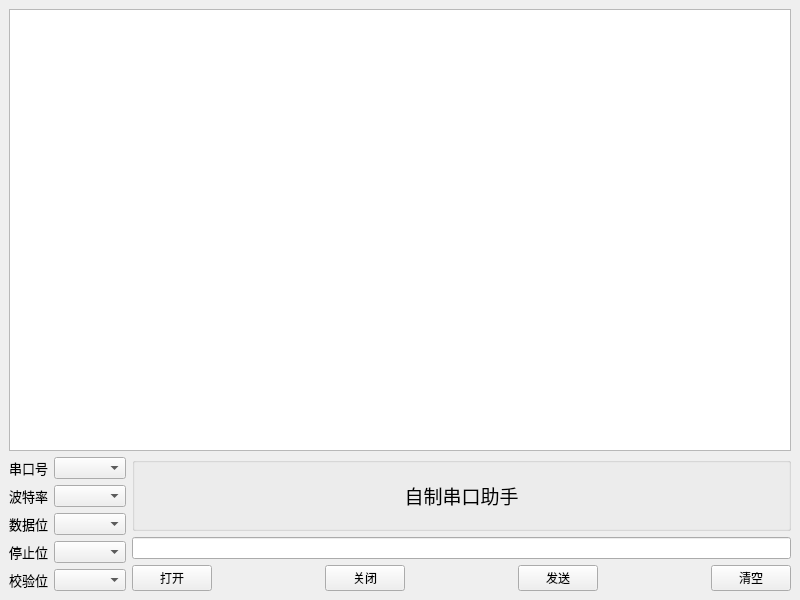
<?xml version="1.0" encoding="UTF-8"?>
<ui version="4.0">
 <class>MainWindow</class>
 <widget class="QMainWindow" name="MainWindow">
  <property name="geometry">
   <rect>
    <x>0</x>
    <y>0</y>
    <width>800</width>
    <height>600</height>
   </rect>
  </property>
  <property name="windowTitle">
   <string>MainWindow</string>
  </property>
  <widget class="QWidget" name="centralwidget">
   <layout class="QVBoxLayout" name="verticalLayout_2">
    <item>
     <widget class="QPlainTextEdit" name="plainTextEdit_receive"/>
    </item>
    <item>
     <layout class="QHBoxLayout" name="horizontalLayout_2">
      <item>
       <layout class="QGridLayout" name="gridLayout">
        <item row="0" column="0">
         <widget class="QLabel" name="label">
          <property name="font">
           <font>
            <pointsize>10</pointsize>
           </font>
          </property>
          <property name="text">
           <string>串口号</string>
          </property>
          <property name="alignment">
           <set>Qt::AlignmentFlag::AlignCenter</set>
          </property>
         </widget>
        </item>
        <item row="0" column="1">
         <widget class="QComboBox" name="comboBox_Port"/>
        </item>
        <item row="1" column="0">
         <widget class="QLabel" name="label_2">
          <property name="font">
           <font>
            <pointsize>10</pointsize>
           </font>
          </property>
          <property name="text">
           <string>波特率</string>
          </property>
          <property name="alignment">
           <set>Qt::AlignmentFlag::AlignCenter</set>
          </property>
         </widget>
        </item>
        <item row="1" column="1">
         <widget class="QComboBox" name="comboBox_BaudRate"/>
        </item>
        <item row="2" column="0">
         <widget class="QLabel" name="label_3">
          <property name="font">
           <font>
            <pointsize>10</pointsize>
           </font>
          </property>
          <property name="text">
           <string>数据位</string>
          </property>
          <property name="alignment">
           <set>Qt::AlignmentFlag::AlignCenter</set>
          </property>
         </widget>
        </item>
        <item row="2" column="1">
         <widget class="QComboBox" name="comboBox_DataBits"/>
        </item>
        <item row="3" column="0">
         <widget class="QLabel" name="label_4">
          <property name="font">
           <font>
            <pointsize>10</pointsize>
           </font>
          </property>
          <property name="text">
           <string>停止位</string>
          </property>
          <property name="alignment">
           <set>Qt::AlignmentFlag::AlignCenter</set>
          </property>
         </widget>
        </item>
        <item row="3" column="1">
         <widget class="QComboBox" name="comboBox_StopBits"/>
        </item>
        <item row="4" column="0">
         <widget class="QLabel" name="label_5">
          <property name="font">
           <font>
            <pointsize>10</pointsize>
           </font>
          </property>
          <property name="text">
           <string>校验位</string>
          </property>
          <property name="alignment">
           <set>Qt::AlignmentFlag::AlignCenter</set>
          </property>
         </widget>
        </item>
        <item row="4" column="1">
         <widget class="QComboBox" name="comboBox_Parity"/>
        </item>
       </layout>
      </item>
      <item>
       <layout class="QVBoxLayout" name="verticalLayout">
        <item>
         <widget class="QGroupBox" name="groupBox">
          <property name="title">
           <string/>
          </property>
          <layout class="QVBoxLayout" name="verticalLayout_3">
           <item>
            <widget class="QLabel" name="label_6">
             <property name="font">
              <font>
               <pointsize>14</pointsize>
              </font>
             </property>
             <property name="text">
              <string>自制串口助手</string>
             </property>
             <property name="alignment">
              <set>Qt::AlignmentFlag::AlignCenter</set>
             </property>
            </widget>
           </item>
          </layout>
         </widget>
        </item>
        <item>
         <widget class="QLineEdit" name="lineEdit_send"/>
        </item>
        <item>
         <layout class="QHBoxLayout" name="horizontalLayout">
          <item>
           <widget class="QPushButton" name="pushButton_open">
            <property name="text">
             <string>打开</string>
            </property>
           </widget>
          </item>
          <item>
           <spacer name="horizontalSpacer">
            <property name="orientation">
             <enum>Qt::Orientation::Horizontal</enum>
            </property>
            <property name="sizeHint" stdset="0">
             <size>
              <width>40</width>
              <height>20</height>
             </size>
            </property>
           </spacer>
          </item>
          <item>
           <widget class="QPushButton" name="pushButton_close">
            <property name="text">
             <string>关闭</string>
            </property>
           </widget>
          </item>
          <item>
           <spacer name="horizontalSpacer_2">
            <property name="orientation">
             <enum>Qt::Orientation::Horizontal</enum>
            </property>
            <property name="sizeHint" stdset="0">
             <size>
              <width>40</width>
              <height>20</height>
             </size>
            </property>
           </spacer>
          </item>
          <item>
           <widget class="QPushButton" name="pushButton_send">
            <property name="text">
             <string>发送</string>
            </property>
           </widget>
          </item>
          <item>
           <spacer name="horizontalSpacer_3">
            <property name="orientation">
             <enum>Qt::Orientation::Horizontal</enum>
            </property>
            <property name="sizeHint" stdset="0">
             <size>
              <width>40</width>
              <height>20</height>
             </size>
            </property>
           </spacer>
          </item>
          <item>
           <widget class="QPushButton" name="pushButton_clear">
            <property name="text">
             <string>清空</string>
            </property>
           </widget>
          </item>
         </layout>
        </item>
       </layout>
      </item>
     </layout>
    </item>
   </layout>
  </widget>
 </widget>
 <resources/>
 <connections/>
</ui>
